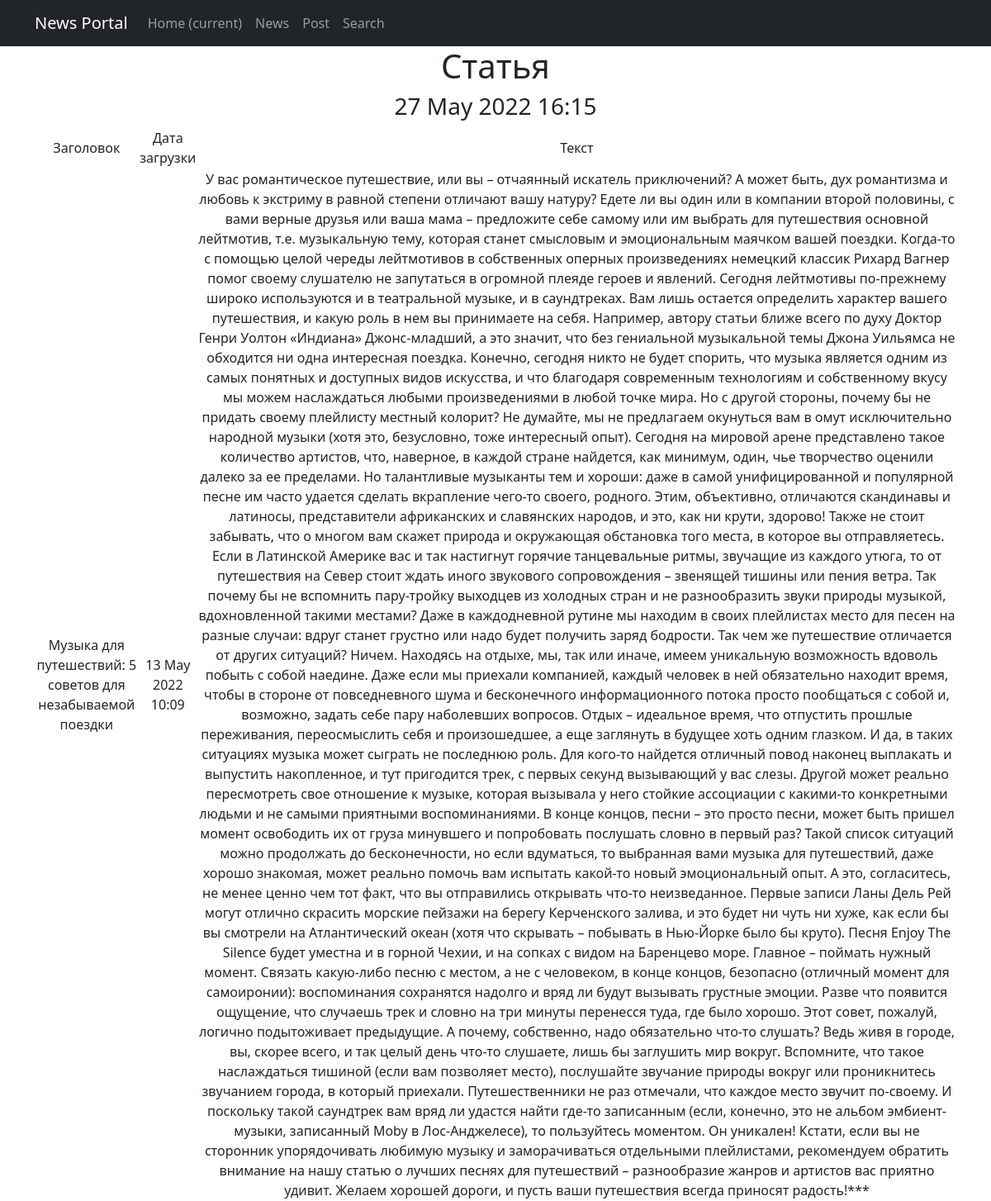
Screenshot of /news/3 with the database file from the repository.
### news/models.py (models this page shows, shortened)
class Post(models.Model):
    authors = models.ForeignKey(Author, on_delete=models.CASCADE)
    NEWS = 'nw'
    ARTICLE = 'ar'
    SELECT = (
        (NEWS, 'Новости'),
        (ARTICLE, 'Статья')
    )
    CategoryType = models.CharField(max_length=50, choices=SELECT, default=ARTICLE)
    DateCreation = models.DateTimeField(auto_now_add=True)
    PostCategories = models.ManyToManyField(Category, through='PostCategory')
    title = models.CharField(max_length=100)
    text = models.TextField()
    ratings = models.IntegerField(default=0)

### news/views.py (the view)
# urls.py: path('<int:pk>', PostDetail.as_view(), name='post_detail'),
class PostDetail(DetailView):
    model = Post
    template_name = 'news_id.html'
    context_object_name = 'news_id'
    def get_context_data(self, **kwargs):
        context = super().get_context_data(**kwargs)
        context['time_now'] = datetime.utcnow()
        context['category'] = Category.objects.all()
        return context

### news/templatetags/censor.py (called while the page is built)
@register.filter(name='censor')
def replace(value, str='идиот'):
    postfix = UNWANTED_WORDS[str]
    return f'{value}{postfix}'

### news/templates/news_id.html (shortened to what this page needs)
{% extends 'flatpages/default.html' %}
{% load censor %}
{% block content %}
   <h1>Статья</h1>
   <h3>{{time_now|date:'d M Y H:i'}}</h3>
   {% if news_id %}
       <table>
           <tr>
               <td>Заголовок</td>
               <td>Дата загрузки</td>
               <td>Текст</td>
           </tr>
           <tr>
               <td>{{news_id.title}}</td>
               <td>{{news_id.DateCreation|date:'d M Y H:i'}}</td>
               <td>{{news_id.text|censor}}</td>
           </tr>
       </table>
   {% else %}
       <h2>Новостей нет!</h2>
   {% endif %}
{% endblock content %}

### rows the page displays
Post: title "Музыка для путешествий: 5 советов для незабываемой поездки", DateCreation "13 May 2022 10:09", text|censor "У вас романтическое путешествие, или вы – отчаянный искатель приключений? А может быть, дух романтизма и любовь к экстриму в равной степени отличают вашу натуру? Едете ли вы один или в компании второй половины, с вами верные друзья или ваша мама – предложите себе самому или им выбрать для путешествия основной лейтмотив, т.е. музыкальную тему, которая станет смысловым и эмоциональным маячком вашей поездки. Когда-то с помощью целой череды лейтмотивов в собственных оперных произведениях немецкий классик Рихард Вагнер помог своему слушателю не запутаться в огромной плеяде героев и явлений. Сегодня лейтмотивы по-прежнему широко используются и в театральной музыке, и в саундтреках. Вам лишь…"

### other values shown
{{ time_now|date:'d M Y H:i' }} "27 May 2022 16:15"
